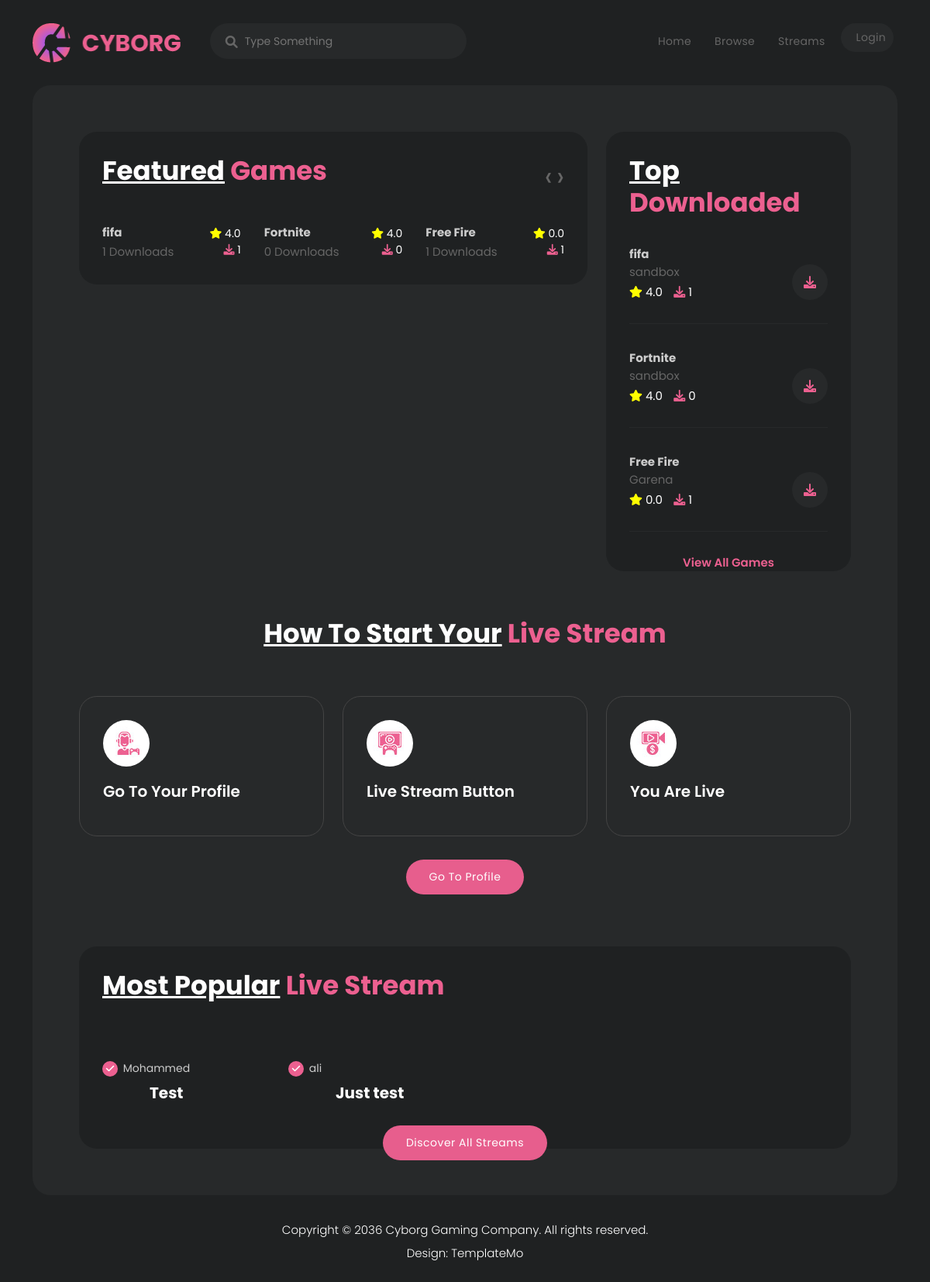
The page /browse/ on the database its author committed.
### games/models.py (models this page shows, shortened)
class Game(models.Model):
    name = models.CharField(max_length=50)
    gamefile = models.FileField(upload_to="Games/%d/",blank=True, null=True)
    video = models.URLField(max_length=255, blank=True, null=True)
    company = models.CharField(max_length=50)
    mimage = models.FileField(upload_to="Games/main-images/%d/",blank=True, null=True)
    downloaders = models.ManyToManyField(User, related_name='games', blank=True)
    rate = models.DecimalField(max_digits=2, decimal_places=1, blank=True)
    type = models.ForeignKey(Type, on_delete=models.PROTECT, blank=True, null=True)
    storage = models.DecimalField(max_digits=5, decimal_places=2, blank=True, null=True)
    discription = models.TextField(max_length=300, default="An Amazing Game")
    data_added = models.DateField(auto_created=True, blank=True, null=True)
    slug = models.SlugField(null=True, blank=True)

### streams/models.py (models this page shows, shortened)
class Stream(models.Model):
    title = models.CharField(max_length=50)
    streamer = models.ForeignKey(User, on_delete=models.CASCADE, related_name='streams')
    game = models.OneToOneField("games.Game", on_delete=models.CASCADE, related_name='streams')
    image = models.FileField(upload_to="Streams/images/%d/",blank=True, null=True)
    type = models.ForeignKey(Type, on_delete=models.CASCADE)
    stream_url = models.URLField(max_length=255, blank=True, null=True)
    viewers = models.ManyToManyField(User, related_name='stream_viewer', blank=True)
    status = models.BooleanField(default=True)

### games/views.py (the view)
# urls.py: path('browse/', views.browse, name='browse'),
def browse(request):
    streams = Stream.objects.all()
    games = Game.objects.all()
    context = {
        'streams' : streams,
        'games' : games,
    }
    return render(request, 'pages/browse.html', context)

### streams/models.py (called while the page is built)
    def __str__(self):
        return self.name

### templates/pages/browse.html (shortened to what this page needs)
{% extends "base.html" %}
{% load static %}
{% block content %}
          <div class="row">
            <div class="col-lg-8">
              <div class="featured-games header-text">
                <div class="heading-section">
                  <h4><em>Featured</em> Games</h4>
                </div>
                <div class="owl-features owl-carousel">
                  {% for game in games %}
                    <div class="item">
                      <h4><a href="{% url 'games:details' game.slug %}">{{game.name}}</a><br><span>{{game.downloaders.count}} Downloads</span></h4>
                      <ul>
                        <li><i class="fa fa-star"></i> {{game.rate}}</li>
                        <li><i class="fa fa-download"></i> {{game.downloaders.count}}</li>
                      </ul>
                    </div>
                  {% endfor %}
                </div>
              </div>
            </div>
            <div class="col-lg-4">
              <div class="top-downloaded">
                <div class="heading-section">
                  <h4><em>Top</em> Downloaded</h4>
                </div>
                <ul>
                  {% for game in games|slice:3 %}
                    <li>
                      <h4><a href="{% url 'games:details' game.slug %}">{{game.name}}</a></h4>
                      <h6>{{game.company}}</h6>
                      <span><i class="fa fa-star" style="color: yellow;"></i> {{game.rate}}</span>
                      <span><i class="fa fa-download" style="color: #ec6090;"></i> {{game.downloaders.count}}</span>
                      <div class="download">
                        <a href="#"><i class="fa fa-download"></i></a>
                      </div>
                    </li>
                  {% endfor %}
                </ul>
                <div class="text-button">
                  <a href="{% url 'games:browse' %}">View All Games</a>
                </div>
              </div>
            </div>
          </div>
          <div class="start-stream">
            <div class="col-lg-12">
              <div class="heading-section">
                <h4><em>How To Start Your</em> Live Stream</h4>
              </div>
              <div class="row">
                <div class="col-lg-4">
                  <div class="item">
                    <div class="icon">
                      <img src="{% static 'assets/images/service-01.jpg' %}" alt="" style="max-width: 60px; border-radius: 50%;">
                    </div>
                    <h4>Go To Your Profile</h4>
                  </div>
                </div>
                <div class="col-lg-4">
                  <div class="item">
                    <div class="icon">
                      <img src="{% static 'assets/images/service-02.jpg' %}" alt="" style="max-width: 60px; border-radius: 50%;">
                    </div>
                    <h4>Live Stream Button</h4>
                  </div>
                </div>
                <div class="col-lg-4">
                  <div class="item">
                    <div class="icon">
                      <img src="{% static 'assets/images/service-03.jpg' %}" alt="" style="max-width: 60px; border-radius: 50%;">
                    </div>
                    <h4>You Are Live</h4>
                  </div>
                </div>
                <div class="col-lg-12">
                  <div class="main-button">
                    {% if request.user.is_authenticated %}
                      <a href="{% url 'accounts:profile' request.user.profile.slug %}">Go To Profile</a>
                    {% else %}
                      <a href="{% url 'accounts:login' %}">Go To Profile</a>
                    {% endif %}
                  </div>
                </div>
              </div>
            </div>
          </div>
          <div class="live-stream">
            <div class="col-lg-12">
              <div class="heading-section">
                <h4><em>Most Popular</em> Live Stream</h4>
              </div>
            </div>
            <div class="row">
              {% for stream in streams %}
                {% if stream.status == True %}
                  <div class="col-lg-3 col-sm-6">
                    <div class="item">
                      <div class="thumb">
                      </div>
                      <div class="down-content">
                        <span><i class="fa fa-check"></i> <a href="{% url 'accounts:profile' stream.streamer.profile.slug %}">{{stream.streamer}}</a></span>
                        <h4>{{stream.title}}</h4>
                      </div>
                    </div>
                  </div>
                {% endif %}
              {% endfor %}
              <div class="col-lg-12">
                <div class="main-button">
                  <a href="{% url 'streams:streams' %}">Discover All Streams</a>
                </div>
              </div>
            </div>
          </div>
{% endblock content %}

### project/static/assets/css/templatemo-cyborg-gaming.css (style rules this page uses)
html, body, div, span, applet, object, iframe, h1, h2, h3, h4, h5, h6, p, blockquote, div pre, a, abbr, acronym, address, big, cite, code, del, dfn, em, font, img, ins, kbd, q, s, samp, small, strike, strong, sub, sup, tt, var, b, u, i, center, dl, dt, dd, ol, ul, li, figure, header, nav, section, article, aside, footer, figcaption { margin: 0; padding: 0; border: 0; outline: 0; }
ul, li { padding: 0; margin: 0; list-style: none; }
* { box-sizing: border-box; }
html, body { font-family: 'Poppins', sans-serif; font-weight: 400; background-color: #1e1e1e; font-size: 16px; -ms-text-size-adjust: 100%; -webkit-font-smoothing: antialiased; -moz-osx-font-smoothing: grayscale; }
a { color: #CCC; text-decoration: none !important; }
h1, h2, h3, h4, h5, h6 { margin-top: 0px; margin-bottom: 0px; color: #fff; font-weight: 700; }
ul { margin-bottom: 0px; }
img { width: 100%; overflow: hidden; }
html, body { background: #1f2122; font-family: 'Poppins', sans-serif; }
.main-button a { font-size: 14px; color: #fff; background-color: #e75e8d; padding: 12px 30px; display: inline-block; border-radius: 25px; font-weight: 400; text-transform: capitalize; letter-spacing: 0.5px; transition: all .3s; position: relative; overflow: hidden; }
.heading-section h4 { color: #ec6090; font-size: 34px; text-decoration: none; margin-bottom: 30px; }
.heading-section h4 em { color: #fff; font-style: normal; text-decoration: underline; }
.featured-games { border-radius: 23px; background-color: #1f2122; padding: 30px; }
.featured-games .item h4 { font-size: 15px; margin-top: 20px; margin-bottom: 0px; display: inline-block; }
.featured-games .item span { color: #666; display: block; margin-top: 7px; font-weight: 400; }
.featured-games .item ul { float: right; margin-top: 20px; }
.featured-games .item ul li { text-align: right; color: #fff; font-size: 14px; }
.featured-games .item ul li:first-child i { color: yellow; }
.featured-games .item ul li:last-child i { color: #ec6090; }
.top-downloaded { border-radius: 23px; background-color: #1f2122; padding: 30px; max-height: 567px; min-height: 567px; }
.top-downloaded ul li { position: relative; display: inline-block; width: 100%; }
.top-downloaded ul li h4 { font-size: 15px; padding-top: 7px; }
.top-downloaded ul li h6 { font-size: 15px; color: #666; font-weight: 400; margin-top: 5px; margin-bottom: 5px; }
.top-downloaded ul li span { color: #fff; font-size: 15px; margin-right: 10px; }
.top-downloaded ul li .download i { position: absolute; right: 0; top: 50%; transform: translateY(-23px); width: 46px; height: 46px; text-align: center; line-height: 46px; color: #ec6090; background-color: #27292a; border-radius: 50%; }
.top-downloaded ul li { border-bottom: 1px solid #27292a; margin-bottom: 28px; padding-bottom: 28px; }
.top-downloaded .text-button { text-align: center; }
.top-downloaded .text-button a { font-weight: 600; color: #ec6090; font-size: 15px; }
.start-stream .heading-section { margin-top: 60px; text-align: center; margin-bottom: 60px; }
.start-stream .item { padding: 30px; border: 1px solid #444; border-radius: 23px; }
.start-stream .item h4 { font-size: 20px; margin-top: 20px; margin-bottom: 15px; font-weight: 600; }
.start-stream .main-button { text-align: center; margin-top: 30px; }
.live-stream { margin-top: 60px; border-radius: 23px; background-color: #1f2122; padding: 30px; }
.live-stream .item { margin-bottom: 30px; }
.live-stream .thumb { position: relative; overflow: hidden; margin-bottom: 20px; }
.live-stream span i { color: #fff; background-color: #ec6090; border-radius: 50%; font-size: 12px; width: 20px; height: 20px; display: inline-block; text-align: center; line-height: 20px; margin-right: 3px; }
.live-stream span { font-size: 14px; color: #ec6090; }
.live-stream .down-content h4 { margin-top: 8px; font-size: 20px; font-weight: 700; margin-left: 61px; }
.live-stream .main-button { text-align: center; margin-bottom: -53px; }
body { overflow-x: hidden; }

### rows shown on the page
Game: name "fifa", downloaders.count "1", rate "4.0", company "sandbox"
Game: name "Fortnite", downloaders.count "0", rate "4.0", company "sandbox"
Game: name "Free Fire", downloaders.count "1", rate "0.0", company "Garena"
Stream: streamer "Mohammed", title "Test"
Stream: streamer "ali", title "Just test"
